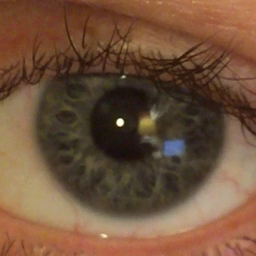
#> input picture frame 12 of Back_End/Pupil/Test_Videos/Dr_Niece_Video.mp4, 256 x 256 px, given in place of Pranav_DarkBrown_Vertical_01.mov, which was not available
$ python IN_PAINT_RefRemoval.py
#> lines starting #> are read from the running program, lines starting #| are printed output that depends on the picture; after the words box and inside, x2 and y2 are one past the last pixel; in counts of white or black regions, pixels touching at a corner belong together; pictures that were not available may be replaced by others from this repository, and a replacement may not be noted
# Proprietary: Benten Technologies, Inc.
# Author: Pranav H. Deo
# Copyright Content
# Date: 01/27/2021

# Code Description:
# Reflection Removal approach using IN-PAINT OpenCV technique.
# Generating a Mask to detect a bright blob using threshold value >=180.
# Blobs detected are filled in using INPAINT_NS or INPAINT_TELEA methods.
# Finally the new frames are appended to create a new video.

import os
import cv2
import time
import numpy as np
from skimage import measure
from os.path import isfile, join


# *****************************************************************************

def Output_Visual_Video_Generate(Size, frame_array):
    fps = video.get(cv2.CAP_PROP_FPS)
    pathOut = '/Users/pranavdeo/Desktop/Test_NS.mp4'
    out = cv2.VideoWriter(pathOut, cv2.VideoWriter_fourcc(*'DIVX'), fps, Size)
    for i in range(len(frame_array)):
        # writing to a image array
        out.write(frame_array[i])
    out.release()


# *****************************************************************************

def Generate_Mask(fr):
    # Glare means pixel threshold value >= 180 on a scale of 0-255
    img = cv2.cvtColor(fr, cv2.COLOR_BGR2GRAY)
    img = cv2.GaussianBlur(img, (9, 9), 0)
    _, thresh = cv2.threshold(img, 180, 255, cv2.THRESH_BINARY)

    eroded_im = cv2.erode(thresh, None, iterations=2)
    dilated_im = cv2.dilate(eroded_im, None, iterations=4)

    labels = measure.label(dilated_im, neighbors=8, background=0)
    mask = np.zeros(dilated_im.shape, dtype="uint8")

    for label in np.unique(labels):
        # if this is the background label, ignore it
        if label == 0:
            continue
        # otherwise, construct the label mask and count the number of pixels
        labelMask = np.zeros(dilated_im.shape, dtype="uint8")
        labelMask[labels == label] = 255
        numPixels = cv2.countNonZero(labelMask)
        # if the number of pixels in the component is sufficiently large,
        # then add it to our mask of "large blobs"
        if numPixels > 300:
            mask = cv2.add(mask, labelMask)

    cv2.imshow('Mask', mask)
    return mask


# *****************************************************************************

# MAIN
video = cv2.VideoCapture('/Users/pranavdeo/Desktop/Trials/Pranav/Pranav_DarkBrown_Vertical_01.mov')
size = ()
fr_arr = []

while video.isOpened():
    ret, frame = video.read()
#> frame is the input picture: shape (256, 256, 3); mean B, G, R 59.4, 82.2, 113.1
    if ret:
        im = cv2.rotate(frame, cv2.ROTATE_90_CLOCKWISE)
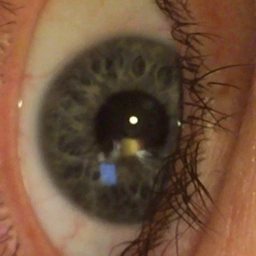
#> im: shape (256, 256, 3); mean B, G, R 59.4, 82.2, 113.1
        height, width, layers = im.shape
#> height = 256; width = 256; layers = 3
        size = (width, height)
#> size = (256, 256)
        cv2.imshow('Original', im)

        Mask = Generate_Mask(im)
#> in Generate_Mask, `img = cv2.cvtColor(fr, cv2.COLOR_BGR2GRAY)`:
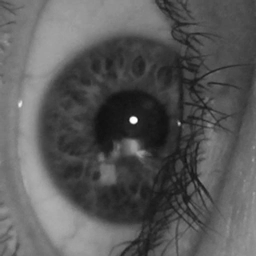
#> img: shape (256, 256); min 16, max 254, mean 88.8
#> in Generate_Mask, `_, thresh = cv2.threshold(img, 180, 255, cv2.THRESH_BINARY)`:
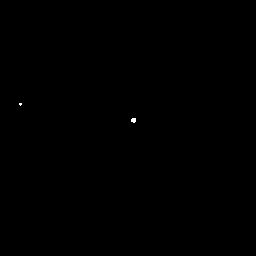
#> thresh: shape (256, 256); 0.04% white; 2 white regions (1 under 20 px), largest, box (x1, y1, x2, y2) and area: (131, 118, 136, 123) 21
#> in Generate_Mask, `eroded_im = cv2.erode(thresh, None, iterations=2)`: eroded_im: shape (256, 256); every value is 0
#> in Generate_Mask, `labels = measure.label(dilated_im, neighbors=8, background=0)`: labels: shape (256, 256) int64; every value is 0
#> the loop in Generate_Mask, `for label in np.unique(labels):` made 1 pass
        final_img = cv2.inpaint(im, Mask, 5, cv2.INPAINT_NS)

        cv2.imshow('Result', final_img)
        time.sleep(0.05)
        fr_arr.append(final_img)

        key = cv2.waitKey(1)
#> (key q is pressed here)
        if key == 27 or 0xFF == ord('q'):
            break
    else:
        break

Output_Visual_Video_Generate(size, fr_arr)
#> in Output_Visual_Video_Generate, `fps = video.get(cv2.CAP_PROP_FPS)`: fps = 10
#> the loop in Output_Visual_Video_Generate, `for i in range(len(frame_array)):` made 2 passes

# *****************************************************************************

$ run again, starting later in the video
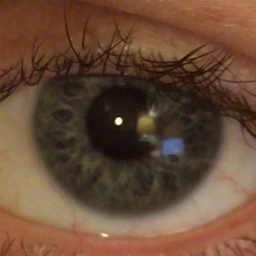
#> input picture frame 56 of Back_End/Pupil/Test_Videos/Dr_Niece_Video.mp4, 256 x 256 px, given in place of Pranav_DarkBrown_Vertical_01.mov, which was not available
#> frame is the input picture: shape (256, 256, 3); mean B, G, R 55, 75, 104.7
#> `im = cv2.rotate(frame, cv2.ROTATE_90_CLOCKWISE)`:
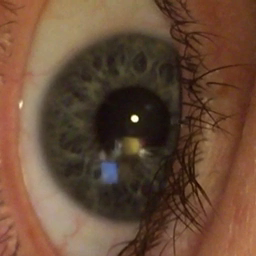
#> im: shape (256, 256, 3); mean B, G, R 55, 75, 104.7
#> in Generate_Mask, `img = cv2.cvtColor(fr, cv2.COLOR_BGR2GRAY)`:
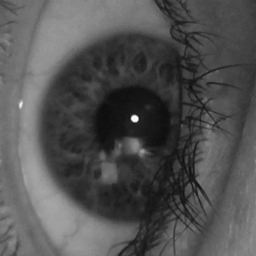
#> img: shape (256, 256); min 11, max 253, mean 81.6
#> thresh: shape (256, 256); 0.04% white in thin lines or dots, all inside (x1, y1, x2, y2) = (20, 103, 137, 121)
#> eroded_im: shape (256, 256); every value is 0
#> labels: shape (256, 256) int64; every value is 0
#> the loop in Generate_Mask, `for label in np.unique(labels):` made 1 pass
#> fps = 10
#> the loop in Output_Visual_Video_Generate, `for i in range(len(frame_array)):` made 2 passes

$ run again, starting later in the video
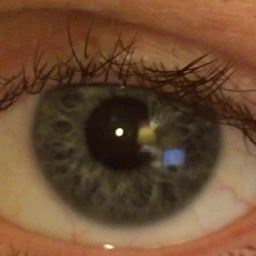
#> input picture frame 100 of Back_End/Pupil/Test_Videos/Dr_Niece_Video.mp4, 256 x 256 px, given in place of Pranav_DarkBrown_Vertical_01.mov, which was not available
#> frame is the input picture: shape (256, 256, 3); mean B, G, R 50.1, 75.9, 108.3
#> `im = cv2.rotate(frame, cv2.ROTATE_90_CLOCKWISE)`:
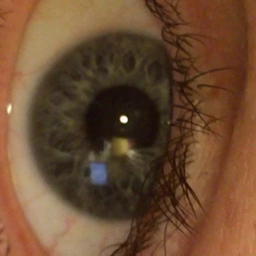
#> im: shape (256, 256, 3); mean B, G, R 50.1, 75.9, 108.3
#> in Generate_Mask, `img = cv2.cvtColor(fr, cv2.COLOR_BGR2GRAY)`:
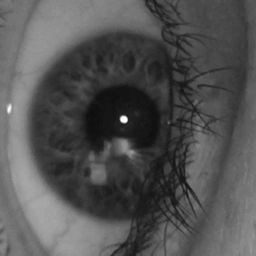
#> img: shape (256, 256); min 14, max 254, mean 82.6
#> thresh: shape (256, 256); 0.06% white; 2 white regions (1 under 20 px), largest, box (x1, y1, x2, y2) and area: (7, 106, 12, 112) 21
#> eroded_im: shape (256, 256); every value is 0
#> labels: shape (256, 256) int64; every value is 0
#> the loop in Generate_Mask, `for label in np.unique(labels):` made 1 pass
#> fps = 10
#> the loop in Output_Visual_Video_Generate, `for i in range(len(frame_array)):` made 2 passes
